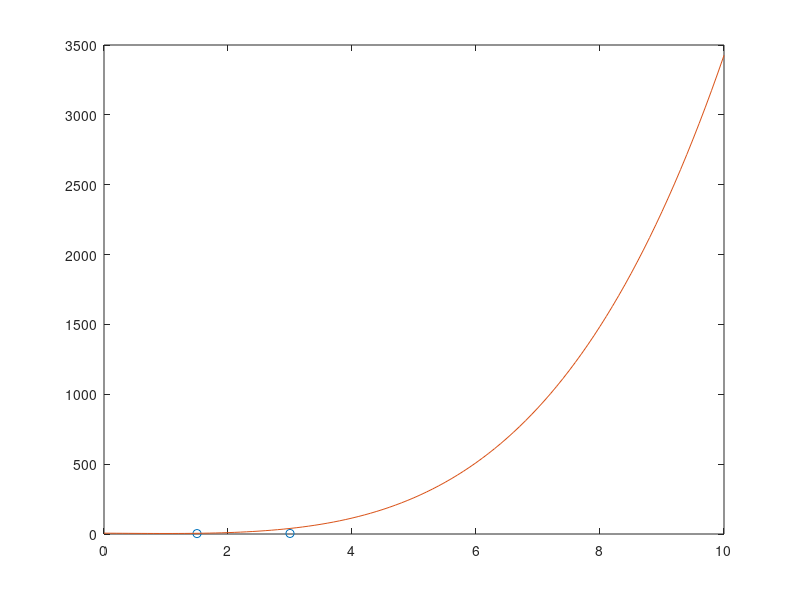

This figure's MATLAB source:
function Minimos_00
  clc
  clear
  %BLOQUE DE DATOS
  disp('Orden del polinomio')
  n=input('');
  disp('Valores de X')
  x=[1.5; 3]
  disp('Valores de Y')
  y=[3; 4]
  %BLOQUE DE OPERACION
  A=phi(n,x)
  m=transpose(A)*A ;
  b=transpose(A)*y ;
  a=inv(m)*b ;
  plot(x,y)
  D=0:0.1:10 ;
  I=polyval(flipud(a),D) ;
  plot(x,y,'o')
  hold on
  plot(D,I)
end

function A=phi(n,x)
  for i=0:n-1
    A(:,i+1)=x.^i ;
  end
end
